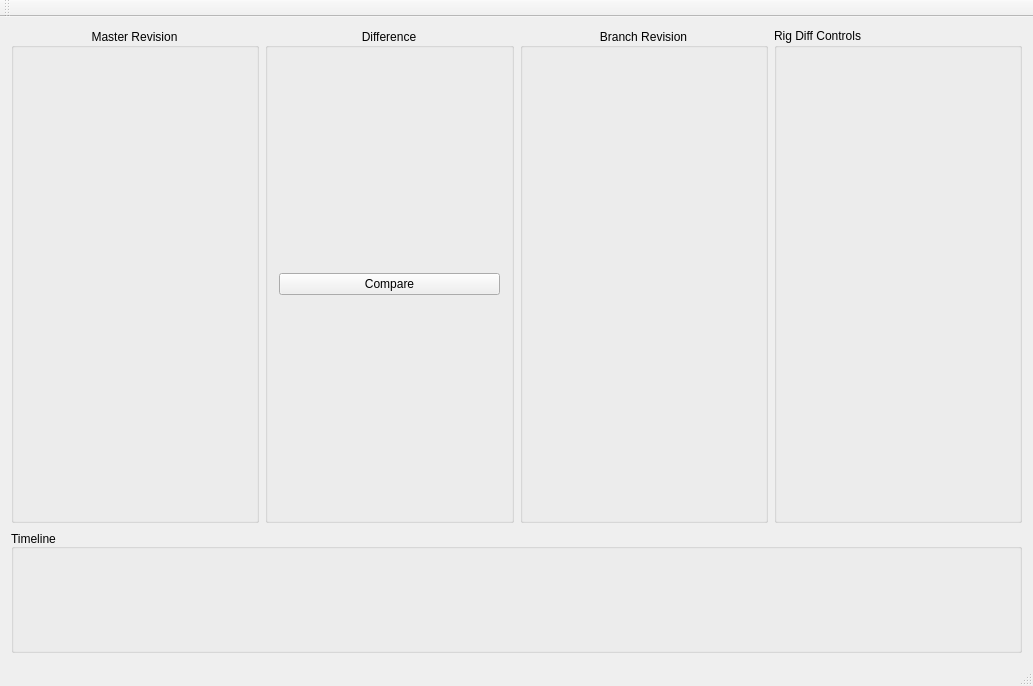
<?xml version="1.0" encoding="UTF-8"?>
<ui version="4.0">
 <class>MainWindow</class>
 <widget class="QMainWindow" name="MainWindow">
  <property name="geometry">
   <rect>
    <x>0</x>
    <y>0</y>
    <width>1033</width>
    <height>686</height>
   </rect>
  </property>
  <property name="windowTitle">
   <string>MainWindow</string>
  </property>
  <widget class="QWidget" name="centralWidget">
   <layout class="QGridLayout" name="gridLayout">
    <item row="0" column="1">
     <widget class="QGroupBox" name="s_diffRevGB">
      <property name="sizePolicy">
       <sizepolicy hsizetype="Preferred" vsizetype="Preferred">
        <horstretch>0</horstretch>
        <verstretch>4</verstretch>
       </sizepolicy>
      </property>
      <property name="title">
       <string>Difference</string>
      </property>
      <property name="alignment">
       <set>Qt::AlignCenter</set>
      </property>
      <layout class="QGridLayout" name="gridLayout_5">
       <item row="0" column="0">
        <widget class="QPushButton" name="s_compareBtn">
         <property name="text">
          <string>Compare</string>
         </property>
        </widget>
       </item>
      </layout>
     </widget>
    </item>
    <item row="0" column="2">
     <widget class="QGroupBox" name="s_branchRevGB">
      <property name="sizePolicy">
       <sizepolicy hsizetype="Preferred" vsizetype="Preferred">
        <horstretch>0</horstretch>
        <verstretch>4</verstretch>
       </sizepolicy>
      </property>
      <property name="title">
       <string>Branch Revision</string>
      </property>
      <property name="alignment">
       <set>Qt::AlignCenter</set>
      </property>
      <layout class="QGridLayout" name="gridLayout_3">
       <item row="0" column="0">
        <widget class="QPushButton" name="s_branchRevBtn">
         <property name="text">
          <string/>
         </property>
         <property name="icon">
          <iconset>
           <normaloff>../bin/plus.svg</normaloff>../bin/plus.svg</iconset>
         </property>
         <property name="iconSize">
          <size>
           <width>150</width>
           <height>150</height>
          </size>
         </property>
         <property name="default">
          <bool>false</bool>
         </property>
         <property name="flat">
          <bool>true</bool>
         </property>
        </widget>
       </item>
      </layout>
     </widget>
    </item>
    <item row="0" column="0">
     <widget class="QGroupBox" name="s_masterRevGB">
      <property name="sizePolicy">
       <sizepolicy hsizetype="Preferred" vsizetype="Preferred">
        <horstretch>0</horstretch>
        <verstretch>4</verstretch>
       </sizepolicy>
      </property>
      <property name="title">
       <string>Master Revision</string>
      </property>
      <property name="alignment">
       <set>Qt::AlignCenter</set>
      </property>
      <layout class="QGridLayout" name="gridLayout_2">
       <item row="0" column="0">
        <widget class="QPushButton" name="s_masterRevBtn">
         <property name="sizePolicy">
          <sizepolicy hsizetype="Minimum" vsizetype="Maximum">
           <horstretch>0</horstretch>
           <verstretch>0</verstretch>
          </sizepolicy>
         </property>
         <property name="autoFillBackground">
          <bool>false</bool>
         </property>
         <property name="text">
          <string/>
         </property>
         <property name="icon">
          <iconset>
           <normaloff>../bin/plus.svg</normaloff>../bin/plus.svg</iconset>
         </property>
         <property name="iconSize">
          <size>
           <width>150</width>
           <height>150</height>
          </size>
         </property>
         <property name="flat">
          <bool>true</bool>
         </property>
        </widget>
       </item>
      </layout>
     </widget>
    </item>
    <item row="0" column="3">
     <widget class="QGroupBox" name="s_rigDiffControlsGB">
      <property name="title">
       <string>Rig Diff Controls</string>
      </property>
      <layout class="QGridLayout" name="gridLayout_4"/>
     </widget>
    </item>
    <item row="2" column="0" colspan="4">
     <widget class="QGroupBox" name="s_timelineGB">
      <property name="sizePolicy">
       <sizepolicy hsizetype="Preferred" vsizetype="Preferred">
        <horstretch>0</horstretch>
        <verstretch>1</verstretch>
       </sizepolicy>
      </property>
      <property name="title">
       <string>Timeline</string>
      </property>
      <property name="alignment">
       <set>Qt::AlignBottom|Qt::AlignLeading|Qt::AlignLeft</set>
      </property>
      <layout class="QGridLayout" name="gridLayout_5">
       <item row="0" column="0">
        <widget class="TimelineWidget" name="timeline" native="true"/>
       </item>
      </layout>
     </widget>
    </item>
   </layout>
  </widget>
  <widget class="QMenuBar" name="menuBar">
   <property name="geometry">
    <rect>
     <x>0</x>
     <y>0</y>
     <width>1033</width>
     <height>19</height>
    </rect>
   </property>
  </widget>
  <widget class="QToolBar" name="mainToolBar">
   <attribute name="toolBarArea">
    <enum>TopToolBarArea</enum>
   </attribute>
   <attribute name="toolBarBreak">
    <bool>false</bool>
   </attribute>
  </widget>
  <widget class="QStatusBar" name="statusBar"/>
 </widget>
 <layoutdefault spacing="6" margin="11"/>
 <customwidgets>
  <customwidget>
   <class>TimelineWidget</class>
   <extends>QWidget</extends>
   <header>timelineWidget.h</header>
   <container>1</container>
  </customwidget>
 </customwidgets>
 <resources/>
 <connections/>
</ui>
